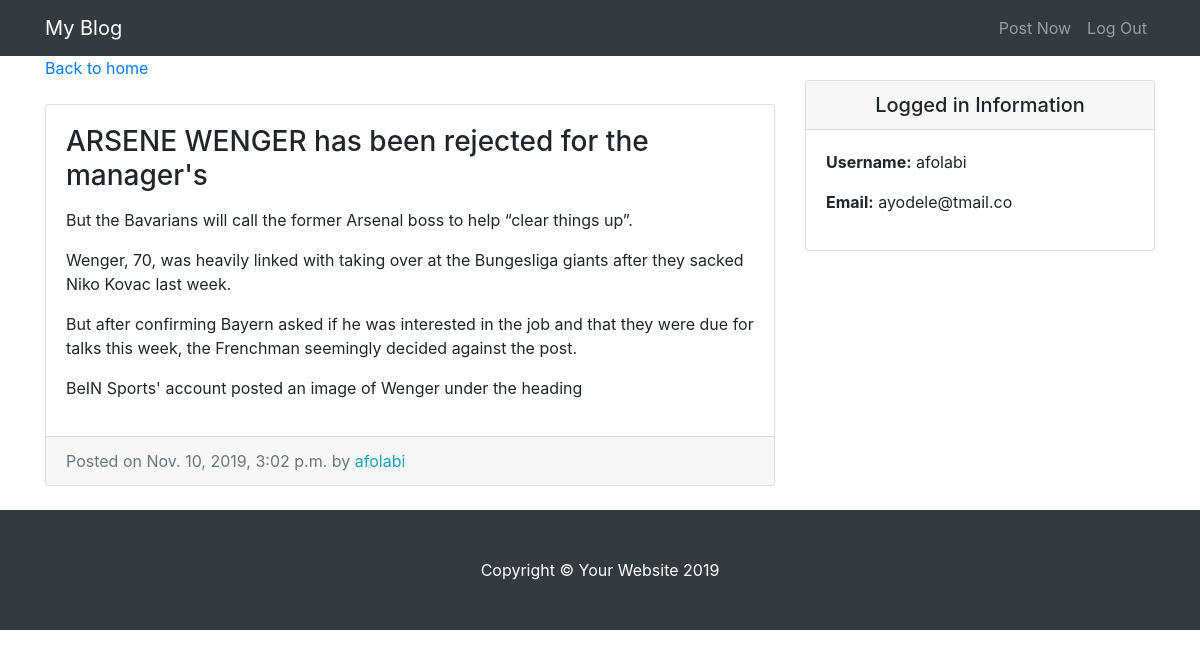
Screenshot of /entry/3/ (signed in) with the database file from the repository.
### entries/models.py (models this page shows, shortened)
class Entry(models.Model):
    entry_title = models.CharField(max_length=50)
    entry_text = models.TextField()
    entry_date = models.DateTimeField(auto_now_add=True)
    entry_author = models.ForeignKey(User, on_delete=models.CASCADE)
    class Meta:
        verbose_name_plural = 'entries'

### entries/views.py (the view)
# urls.py: path('entry/<int:pk>/', EntryView.as_view(), name="entry-detail"),
class EntryView(LoginRequiredMixin, DetailView):
    model = Entry
    template_name = "entries/entry_detail.html"

### entries/templates/entries/entry_detail.html
{% extends "entries/base.html" %}
{% block content %}
      <div class="col-md-8">
        <a href="{% url 'blog-home' %}">Back to home</a>
        <div class="card mb-4 mt-4">
          <div class="card-body">
            <h3 class="card-title">{{ object.entry_title }}</h3>
            <p class="card-text">{{ object.entry_text|linebreaks }}</p>
          </div>
          <div class="card-footer text-muted">
            Posted on {{ object.entry_date }} by
            <span class= "text-info mr-2">{{ object.entry_author }}</span>
          </div>
        </div>
      </div>
{% endblock %}

### entries/templates/entries/base.html (shortened to what this page needs)
{% load static %}
<!DOCTYPE html>
<html lang="en">
<head>
  <link href="{% static 'entries/vendor/bootstrap/css/bootstrap.min.css' %}"  rel="stylesheet">
  <link href="{% static 'entries/css/blog-home.css' %}" rel="stylesheet">
</head>
<body>
  <nav class="navbar navbar-expand-lg navbar-dark bg-dark fixed-top">
    <div class="container">
      <a class="navbar-brand" href="{% url 'blog-home' %}">My Blog</a>
      <div class="collapse navbar-collapse" id="navbarResponsive">
        <ul class="navbar-nav ml-auto">
          <li class="nav-item">
            <a class="nav-link" href="{% url 'create_entry' %}">Post Now</a>
          </li>
          <li class="nav-item">
            <a class="nav-link" href="{% url 'logout' %}">Log Out</a>
          </li>
        </ul>
      </div>
    </div>
  </nav>
  <div class="container">
    <div class="row">
      {% block content %} {% endblock %}
    <div class="col-md-4">
      <div class="card my-4">
          <h5 class="card-header text-center">Logged in Information</h5>
          <div class="card-body">
            <ul class="list-unstyled mb-0">
                <li>
                    <p> <strong>Username:</strong> {{user.username}} </p>
                </li>
                <li>
                    <p> <strong>Email:</strong> {{user.email}}</p>
                </li>
            </ul>
          </div>
        </div>
      </div>
    </div>
  </div>
  <footer class="py-5 bg-dark">
    <div class="container">
      <p class="m-0 text-center text-white">Copyright &copy; Your Website 2019</p>
    </div>
  </footer>
</body>
</html>

### entries/static/entries/css/blog-home.css (style rules this page uses)
body { padding-top: 56px; }

### rows the page displays
Entry: entry_title "ARSENE WENGER has been rejected for the manager's", entry_text "But the Bavarians will call the former Arsenal boss to help “clear things up”. Wenger, 70, was heavily linked with taking over at the Bungesliga giants after they sacked Niko Kovac last week. But after confirming Bayern asked if he was interested in the job and that they were due for talks this week, the Frenchman seemingly decided against the post. BeIN Sports' account posted an image of Wenger under the heading", entry_date "Nov. 10, 2019, 3:02 p.m.", entry_author "afolabi"

### other values shown
{{ user.username }} "afolabi"
{{ user.email }} "ayodele@tmail.co"
